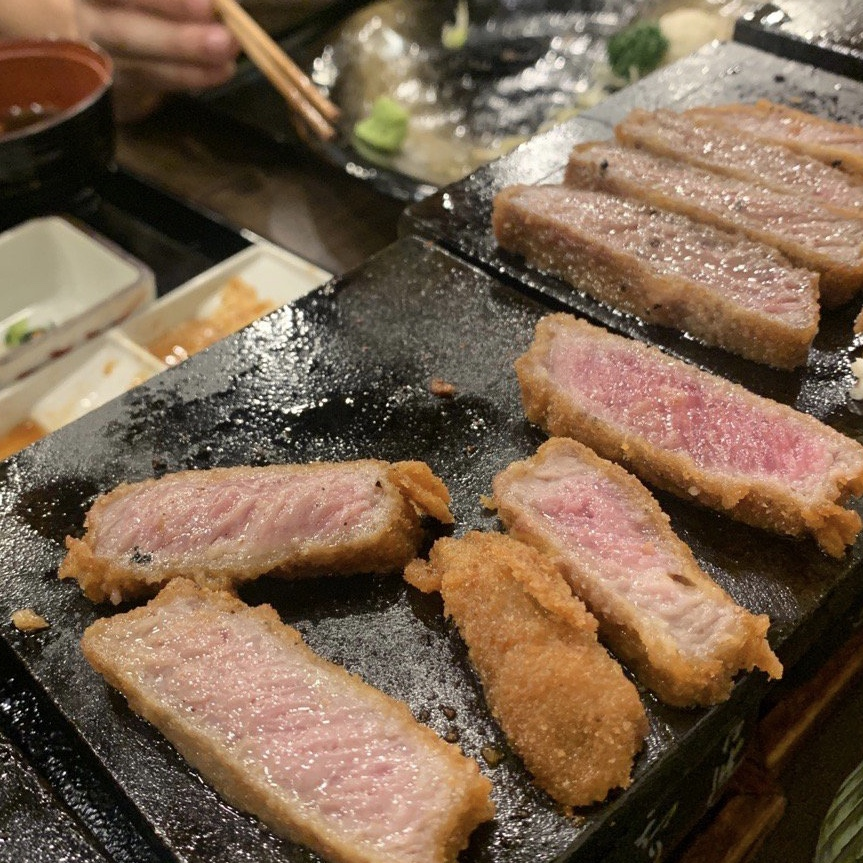
//> input picture work2/build/6D8046AE8F7638086E1657F6B9A9B7E1.JPG, 863 x 863 px
$ ./edge build/6D8046AE8F7638086E1657F6B9A9B7E1.JPG   (built with g++ and OpenCV 4)
//> lines starting //> are read from the running program, lines starting //| are printed output that depends on the picture
#include <opencv2/opencv.hpp>
#include<iostream>
#include<string>

using namespace std;
using namespace cv;


int main(int argc, char*argv[])
{

   if(argc < 2) {

      cout << "Usage: print_image_attrib <image_filename >" << endl ;

      return 0;
  }


	string image_name(argv[1]);

	Mat image = imread(image_name,IMREAD_GRAYSCALE);
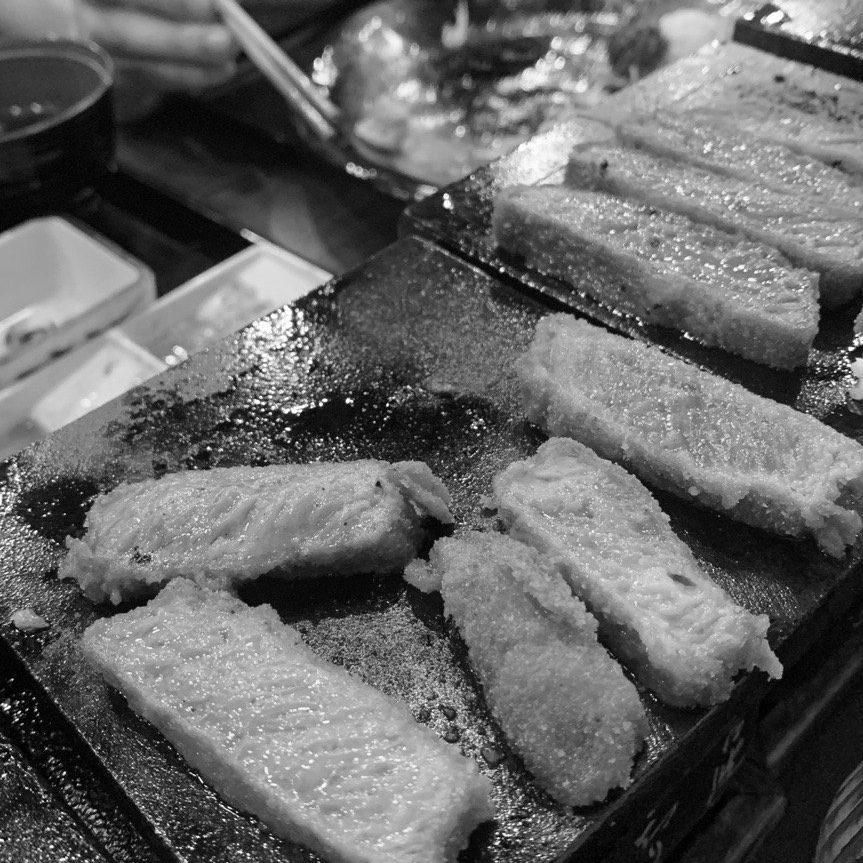
//> image: 863 rows x 863 cols, CV_8UC1; min 0, max 255, mean 102.3

	Mat can1,sob1,laps1,pre1,abslaps1;

/*canny*//*卷积*/

	Canny(image, can1, 100, 150,3 );
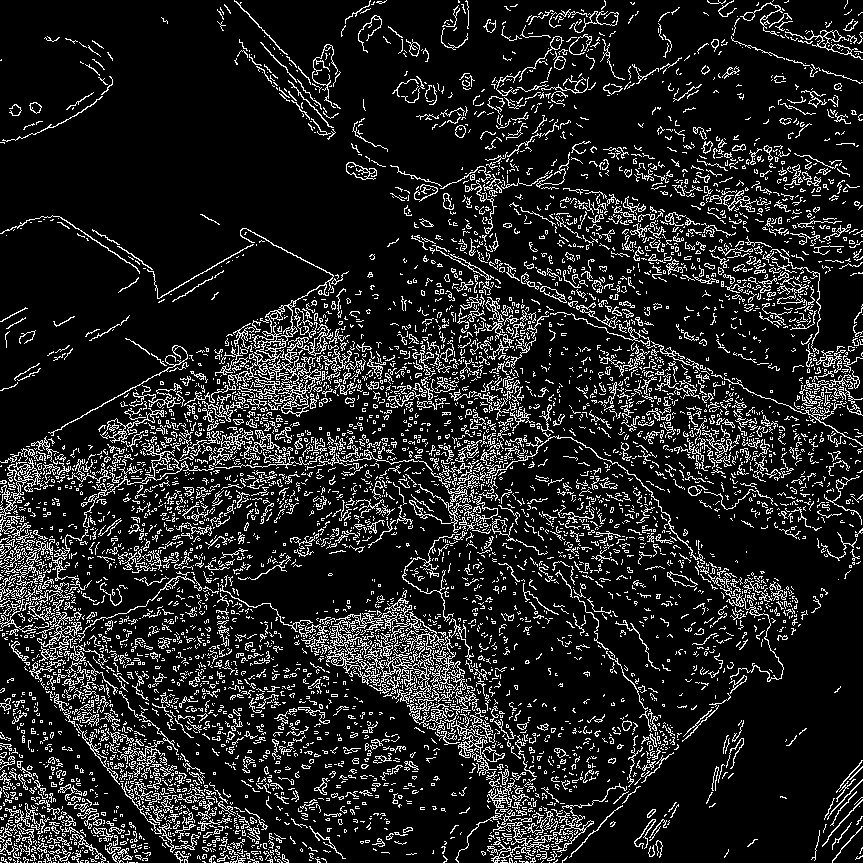
//> can1: 863 rows x 863 cols, CV_8UC1; 13.3% white in thin lines or dots

	namedWindow("canny",WINDOW_NORMAL);

	imshow("canny",can1);

/* sobel*/

	Mat grad_x, grad_y;

    	Mat abs_grad_x, abs_grad_y;

	Sobel(image, grad_x, CV_16S, 1, 0, 3, 1, 1, BORDER_DEFAULT ); /*求x方向梯度*/

	convertScaleAbs( grad_x, abs_grad_x );

	Sobel(image, grad_y, CV_16S, 0, 1, 3, 1, 1, BORDER_DEFAULT );
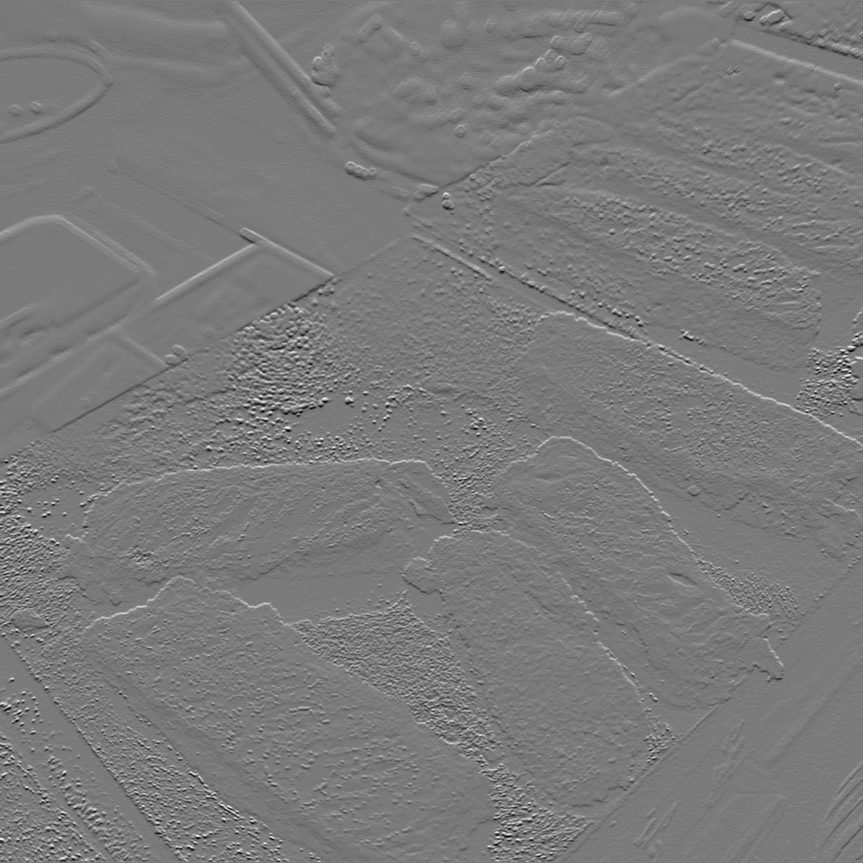
//> grad_y: 863 rows x 863 cols, CV_16SC1; min -815, max 876, mean 0.5; drawn with min black and max white

    	convertScaleAbs( grad_y, abs_grad_y );

	addWeighted( abs_grad_x, 0.5, abs_grad_y, 0.5, 0, sob1 );  /*两个数组的加权和*/
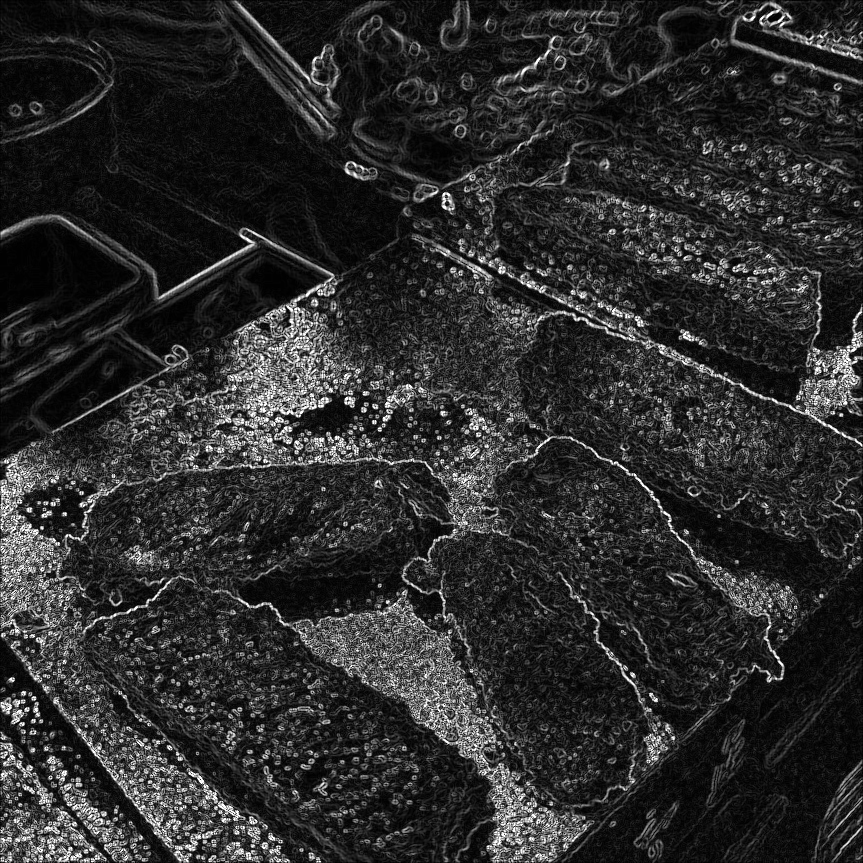
//> sob1: 863 rows x 863 cols, CV_8UC1; min 0, max 255, mean 44.5

	namedWindow("sobel",WINDOW_NORMAL);

	imshow("sobel", sob1);

/*Laplacian*/


	Laplacian(image, laps1, CV_16S, 1, 1, 0, BORDER_DEFAULT);
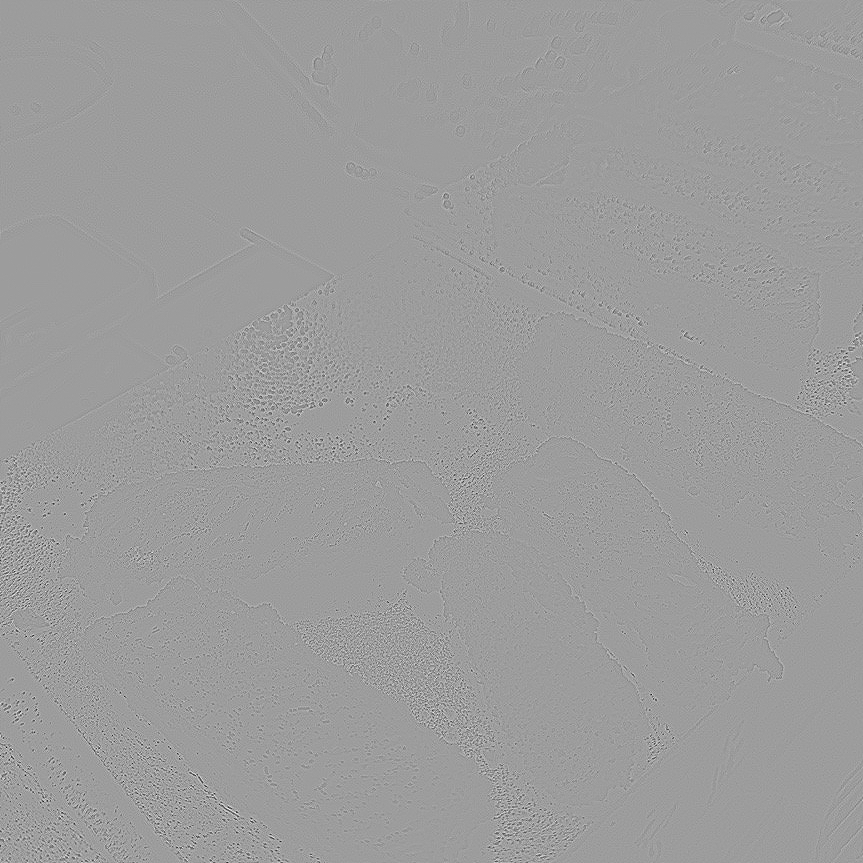
//> laps1: 863 rows x 863 cols, CV_16SC1; min -559, max 351, mean 0; drawn with min black and max white

	convertScaleAbs(laps1, abslaps1);

	namedWindow("Laplacian",WINDOW_NORMAL);

	imshow("Laplacian", abslaps1);

/*pretitt*/


	Mat imgx,imgy;

	Mat kernel_x = (Mat_<int>(3, 3) << -1, -1, -1, 0, 0, 0, 1, 1, 1); /*3*3矩阵*/

	filter2D(image, imgx, -1, kernel_x, Point(-1, -1), 0, 0);/*卷积和*/

	Mat kernel_y = (Mat_<int>(3, 3) << -1, 0, 1, -1, 0, 1, -1, 0, 1);

	filter2D(image, imgy, -1, kernel_y, Point(-1, -1), 0, 0);

	addWeighted( imgx, 0.5, imgy, 0.5, 0, pre1 );
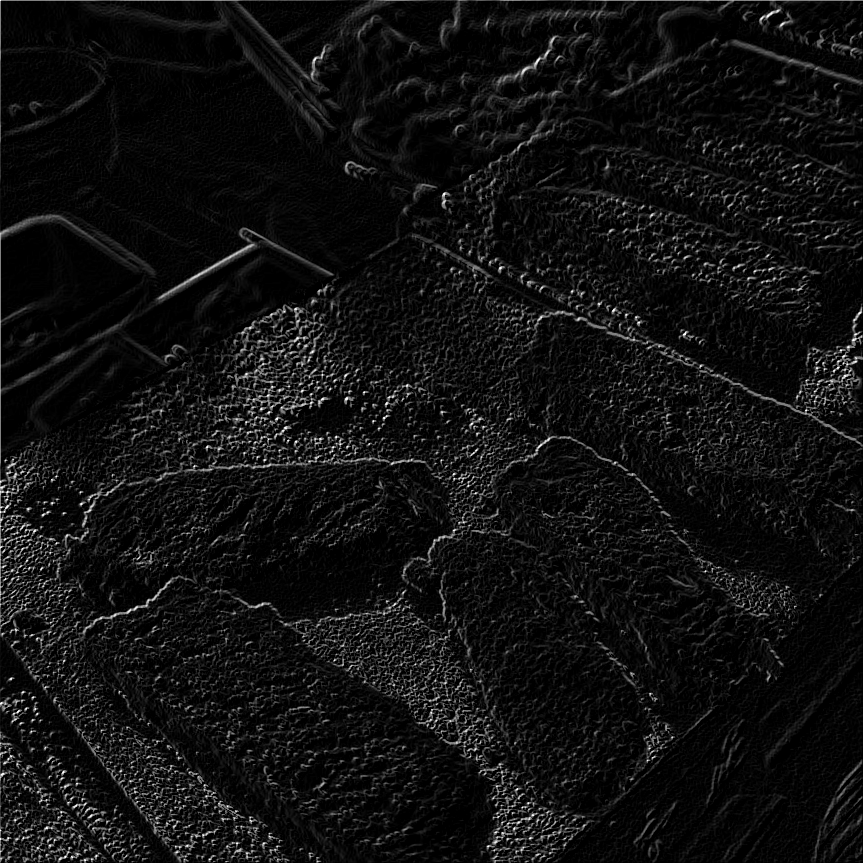
//> pre1: 863 rows x 863 cols, CV_8UC1; min 0, max 255, mean 16.7

	namedWindow("pretitt",WINDOW_NORMAL);

	imshow("pretitt", pre1);

	waitKey(0);

	return 0;

}
